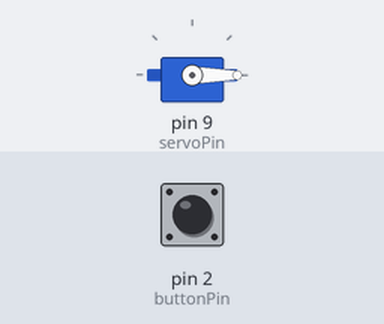
Recording of a sketch running on a simulated Arduino Uno, built with avr-gcc and run on an emulated ATmega328P. Parts: servo. The test bench sets the inputs (shaded band); at power-on: pin 2 (buttonPin) HIGH.

Above: at 1.2 s.
1.3 s: pin 2 (buttonPin) pulled LOW for 0.15 s
At 2.0 s:
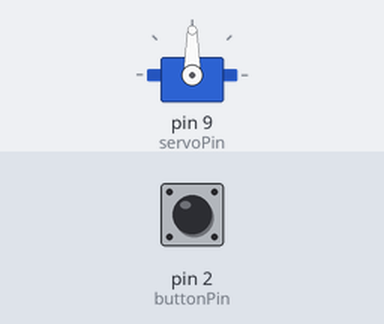
2.9 s: pin 2 (buttonPin) pulled LOW for 1 s
At 3.2 s:
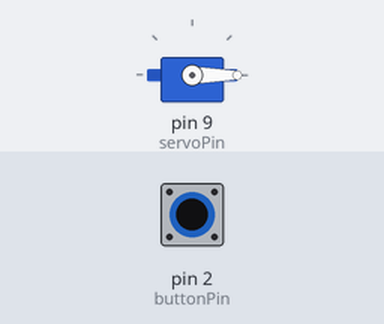
5.4 s: pin 2 (buttonPin) pulled LOW for 3.2 s
At 6.3 s:
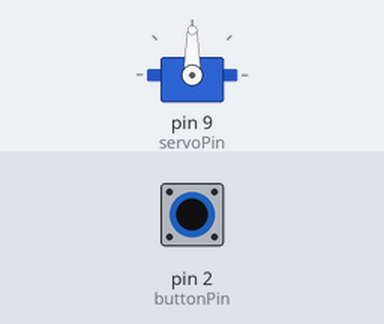
Timing chart, 0 to 8.4 s (numbered marks = the images above; inputs shaded):
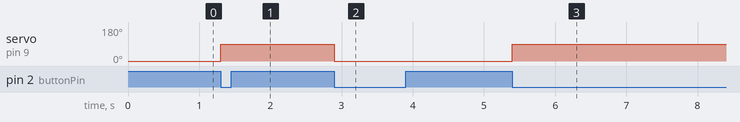

The sketch:

servo_motor.ino
```cpp
#include <Servo.h>

Servo myServo;

const int buttonPin = 2;
const int servoPin = 9;

bool servoAt90 = false;
bool lastButtonState = HIGH;

void setup() {
  pinMode(buttonPin, INPUT_PULLUP);

  myServo.attach(servoPin);
  myServo.write(0);
}

void loop() {

  bool currentButtonState = digitalRead(buttonPin);

  if (lastButtonState == HIGH && currentButtonState == LOW) {

    if (servoAt90 == false) {
      myServo.write(90);
      servoAt90 = true;
    }
    else {
      myServo.write(0);
      servoAt90 = false;
    }
  }

  lastButtonState = currentButtonState;
}
```

Measured:
- after the input at 1.3 s, servo on pin 9 (servoPin): 0° → 90° at once
- after the input at 2.9 s, servo on pin 9 (servoPin): 90° → 0° at once
- after the input at 5.4 s, servo on pin 9 (servoPin): 0° → 90° at once
